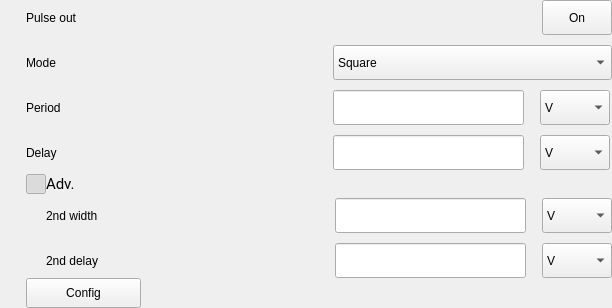
        <widget class="QWidget" name="wgPulseMod" native="true">
         <property name="maximumSize">
          <size>
           <width>624</width>
           <height>16777215</height>
          </size>
         </property>
         <layout class="QVBoxLayout" name="verticalLayout_2">
          <property name="spacing">
           <number>0</number>
          </property>
          <property name="leftMargin">
           <number>0</number>
          </property>
          <property name="topMargin">
           <number>0</number>
          </property>
          <property name="rightMargin">
           <number>0</number>
          </property>
          <property name="bottomMargin">
           <number>0</number>
          </property>
          <item>
           <layout class="QGridLayout" name="gridLayout_3">
            <property name="leftMargin">
             <number>26</number>
            </property>
            <property name="horizontalSpacing">
             <number>256</number>
            </property>
            <property name="verticalSpacing">
             <number>10</number>
            </property>
            <item row="2" column="1">
             <layout class="QHBoxLayout" name="horizontalLayout_16">
              <property name="spacing">
               <number>16</number>
              </property>
              <item>
               <widget class="QLineEdit" name="lineEdit_12">
                <property name="minimumSize">
                 <size>
                  <width>191</width>
                  <height>35</height>
                 </size>
                </property>
                <property name="maximumSize">
                 <size>
                  <width>191</width>
                  <height>16777215</height>
                 </size>
                </property>
               </widget>
              </item>
              <item>
               <widget class="QComboBox" name="comboBox_17">
                <property name="minimumSize">
                 <size>
                  <width>70</width>
                  <height>35</height>
                 </size>
                </property>
                <property name="maximumSize">
                 <size>
                  <width>70</width>
                  <height>35</height>
                 </size>
                </property>
                <property name="cursor">
                 <cursorShape>PointingHandCursor</cursorShape>
                </property>
                <item>
                 <property name="text">
                  <string>V</string>
                 </property>
                </item>
               </widget>
              </item>
             </layout>
            </item>
            <item row="0" column="0">
             <widget class="QLabel" name="label_12">
              <property name="text">
               <string>Pulse out</string>
              </property>
             </widget>
            </item>
            <item row="0" column="1">
             <layout class="QHBoxLayout" name="horizontalLayout_9">
              <item>
               <spacer name="horizontalSpacer_2">
                <property name="orientation">
                 <enum>Qt::Orientation::Horizontal</enum>
                </property>
                <property name="sizeHint" stdset="0">
                 <size>
                  <width>40</width>
                  <height>20</height>
                 </size>
                </property>
               </spacer>
              </item>
              <item>
               <widget class="QPushButton" name="pushButton_2">
                <property name="minimumSize">
                 <size>
                  <width>70</width>
                  <height>35</height>
                 </size>
                </property>
                <property name="maximumSize">
                 <size>
                  <width>70</width>
                  <height>35</height>
                 </size>
                </property>
                <property name="text">
                 <string>On</string>
                </property>
               </widget>
              </item>
             </layout>
            </item>
            <item row="3" column="0">
             <widget class="QLabel" name="label_21">
              <property name="text">
               <string>Delay</string>
              </property>
             </widget>
            </item>
            <item row="3" column="1">
             <layout class="QHBoxLayout" name="horizontalLayout_14">
              <property name="spacing">
               <number>16</number>
              </property>
              <item>
               <widget class="QLineEdit" name="lineEdit_10">
                <property name="minimumSize">
                 <size>
                  <width>191</width>
                  <height>35</height>
                 </size>
                </property>
                <property name="maximumSize">
                 <size>
                  <width>191</width>
                  <height>16777215</height>
                 </size>
                </property>
               </widget>
              </item>
              <item>
               <widget class="QComboBox" name="comboBox_15">
                <property name="minimumSize">
                 <size>
                  <width>70</width>
                  <height>35</height>
                 </size>
                </property>
                <property name="maximumSize">
                 <size>
                  <width>70</width>
                  <height>35</height>
                 </size>
                </property>
                <property name="cursor">
                 <cursorShape>PointingHandCursor</cursorShape>
                </property>
                <item>
                 <property name="text">
                  <string>V</string>
                 </property>
                </item>
               </widget>
              </item>
             </layout>
            </item>
            <item row="1" column="0">
             <widget class="QLabel" name="label_14">
              <property name="text">
               <string>Mode</string>
              </property>
             </widget>
            </item>
            <item row="2" column="0">
             <widget class="QLabel" name="label_20">
              <property name="text">
               <string>Period</string>
              </property>
             </widget>
            </item>
            <item row="1" column="1">
             <widget class="QComboBox" name="comboBox_5">
              <property name="minimumSize">
               <size>
                <width>279</width>
                <height>35</height>
               </size>
              </property>
              <property name="maximumSize">
               <size>
                <width>279</width>
                <height>16777215</height>
               </size>
              </property>
              <item>
               <property name="text">
                <string>Square</string>
               </property>
              </item>
              <item>
               <property name="text">
                <string>Triangle</string>
               </property>
              </item>
              <item>
               <property name="text">
                <string>Pulse</string>
               </property>
              </item>
              <item>
               <property name="text">
                <string>Arbitrary</string>
               </property>
              </item>
             </widget>
            </item>
           </layout>
          </item>
          <item>
           <layout class="QHBoxLayout" name="horizontalLayout_10">
            <property name="spacing">
             <number>0</number>
            </property>
            <property name="leftMargin">
             <number>26</number>
            </property>
            <item>
             <widget class="QPushButton" name="btnAdvPulse">
              <property name="minimumSize">
               <size>
                <width>20</width>
                <height>20</height>
               </size>
              </property>
              <property name="maximumSize">
               <size>
                <width>20</width>
                <height>20</height>
               </size>
              </property>
              <property name="cursor">
               <cursorShape>PointingHandCursor</cursorShape>
              </property>
              <property name="text">
               <string/>
              </property>
              <property name="icon">
               <iconset resource="../../res.qrc">
                <normaloff>:/icon/btnCloseExpan.png</normaloff>
                <normalon>:/icon/btnOpenExpan.png</normalon>:/icon/btnCloseExpan.png</iconset>
              </property>
              <property name="checkable">
               <bool>true</bool>
              </property>
              <property name="checked">
               <bool>true</bool>
              </property>
             </widget>
            </item>
            <item>
             <widget class="QLabel" name="label_17">
              <property name="minimumSize">
               <size>
                <width>170</width>
                <height>28</height>
               </size>
              </property>
              <property name="maximumSize">
               <size>
                <width>150</width>
                <height>28</height>
               </size>
              </property>
              <property name="font">
               <font>
                <family>Roboto</family>
                <pointsize>11</pointsize>
                <bold>false</bold>
               </font>
              </property>
              <property name="text">
               <string>Adv.</string>
              </property>
             </widget>
            </item>
            <item>
             <spacer name="horizontalSpacer_7">
              <property name="orientation">
               <enum>Qt::Orientation::Horizontal</enum>
              </property>
              <property name="sizeType">
               <enum>QSizePolicy::Policy::Expanding</enum>
              </property>
              <property name="sizeHint" stdset="0">
               <size>
                <width>40</width>
                <height>20</height>
               </size>
              </property>
             </spacer>
            </item>
           </layout>
          </item>
          <item>
           <widget class="QWidget" name="wgAdvPulseMod" native="true">
            <property name="minimumSize">
             <size>
              <width>0</width>
              <height>0</height>
             </size>
            </property>
            <property name="maximumSize">
             <size>
              <width>624</width>
              <height>16777215</height>
             </size>
            </property>
            <property name="styleSheet">
             <string notr="true"/>
            </property>
            <layout class="QGridLayout" name="gridLayout_4">
             <property name="leftMargin">
              <number>46</number>
             </property>
             <property name="topMargin">
              <number>0</number>
             </property>
             <property name="rightMargin">
              <number>0</number>
             </property>
             <property name="bottomMargin">
              <number>0</number>
             </property>
             <property name="horizontalSpacing">
              <number>232</number>
             </property>
             <property name="verticalSpacing">
              <number>10</number>
             </property>
             <item row="0" column="0">
              <widget class="QLabel" name="label_18">
               <property name="text">
                <string>2nd width</string>
               </property>
              </widget>
             </item>
             <item row="0" column="1">
              <layout class="QHBoxLayout" name="horizontalLayout_15">
               <property name="spacing">
                <number>16</number>
               </property>
               <item>
                <widget class="QLineEdit" name="lineEdit_11">
                 <property name="minimumSize">
                  <size>
                   <width>191</width>
                   <height>35</height>
                  </size>
                 </property>
                 <property name="maximumSize">
                  <size>
                   <width>191</width>
                   <height>16777215</height>
                  </size>
                 </property>
                </widget>
               </item>
               <item>
                <widget class="QComboBox" name="comboBox_16">
                 <property name="minimumSize">
                  <size>
                   <width>70</width>
                   <height>35</height>
                  </size>
                 </property>
                 <property name="maximumSize">
                  <size>
                   <width>70</width>
                   <height>35</height>
                  </size>
                 </property>
                 <property name="cursor">
                  <cursorShape>PointingHandCursor</cursorShape>
                 </property>
                 <item>
                  <property name="text">
                   <string>V</string>
                  </property>
                 </item>
                </widget>
               </item>
              </layout>
             </item>
             <item row="1" column="0">
              <widget class="QLabel" name="label_19">
               <property name="text">
                <string>2nd delay</string>
               </property>
              </widget>
             </item>
             <item row="1" column="1">
              <layout class="QHBoxLayout" name="horizontalLayout_17">
               <property name="spacing">
                <number>16</number>
               </property>
               <item>
                <widget class="QLineEdit" name="lineEdit_13">
                 <property name="minimumSize">
                  <size>
                   <width>191</width>
                   <height>35</height>
                  </size>
                 </property>
                 <property name="maximumSize">
                  <size>
                   <width>191</width>
                   <height>16777215</height>
                  </size>
                 </property>
                </widget>
               </item>
               <item>
                <widget class="QComboBox" name="comboBox_18">
                 <property name="minimumSize">
                  <size>
                   <width>70</width>
                   <height>35</height>
                  </size>
                 </property>
                 <property name="maximumSize">
                  <size>
                   <width>70</width>
                   <height>35</height>
                  </size>
                 </property>
                 <property name="cursor">
                  <cursorShape>PointingHandCursor</cursorShape>
                 </property>
                 <item>
                  <property name="text">
                   <string>V</string>
                  </property>
                 </item>
                </widget>
               </item>
              </layout>
             </item>
            </layout>
           </widget>
          </item>
          <item>
           <layout class="QHBoxLayout" name="horizontalLayout_2">
            <property name="leftMargin">
             <number>26</number>
            </property>
            <item>
             <widget class="QPushButton" name="pushButton_9">
              <property name="minimumSize">
               <size>
                <width>115</width>
                <height>30</height>
               </size>
              </property>
              <property name="cursor">
               <cursorShape>PointingHandCursor</cursorShape>
              </property>
              <property name="text">
               <string>Config</string>
              </property>
             </widget>
            </item>
            <item>
             <spacer name="horizontalSpacer_8">
              <property name="orientation">
               <enum>Qt::Orientation::Horizontal</enum>
              </property>
              <property name="sizeHint" stdset="0">
               <size>
                <width>40</width>
                <height>20</height>
               </size>
              </property>
             </spacer>
            </item>
           </layout>
          </item>
         </layout>
        </widget>
